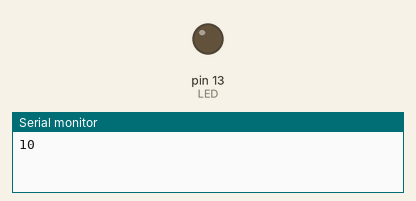
A sketch run on a simulated Arduino Uno, built with avr-gcc and run on an emulated ATmega328P. Parts: output pins drawn as LEDs (lit = HIGH), the last lines printed to the serial monitor.

Above: at 0.05 s.
At 0.25 s:
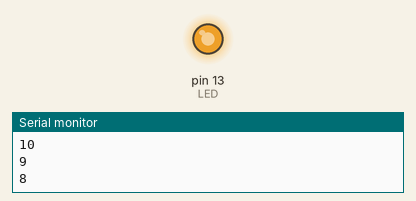
At 0.45 s:
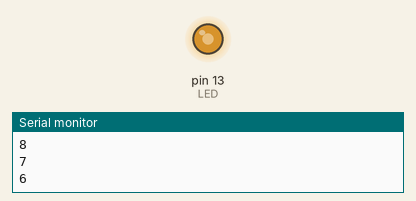
At 0.9 s:
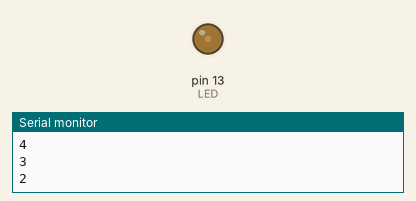
Timing chart, 0 to 3.0 s (numbered marks = the images above):
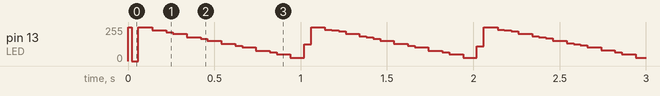

The sketch:

LEDbright.ino
```cpp
const unsigned char LED = 13;

void setup() {
  // put your setup code here, to run once:
  pinMode(LED, OUTPUT);
  Serial.begin(9600);
}

void loop() {
  // put your main code here, to run repeatedly:
  // for (unsigned char t_high = 0; t_high <= 10; t_high++) {
  //   digitalWrite(LED, HIGH);
  //   delay(t_high);
  //   digitalWrite(LED, LOW);
  //   delay(10-t_high);
  // }

  for (unsigned char t_high = 10; t_high >= 1; t_high--) {
    int cnt = 0;
    Serial.println(t_high);
    while (true)
    {
      digitalWrite(LED, HIGH);
      delay(t_high);
      digitalWrite(LED, LOW);
      delay(10-t_high);
      cnt++;
      if (cnt == 10) break;
    }
  }
}
```
